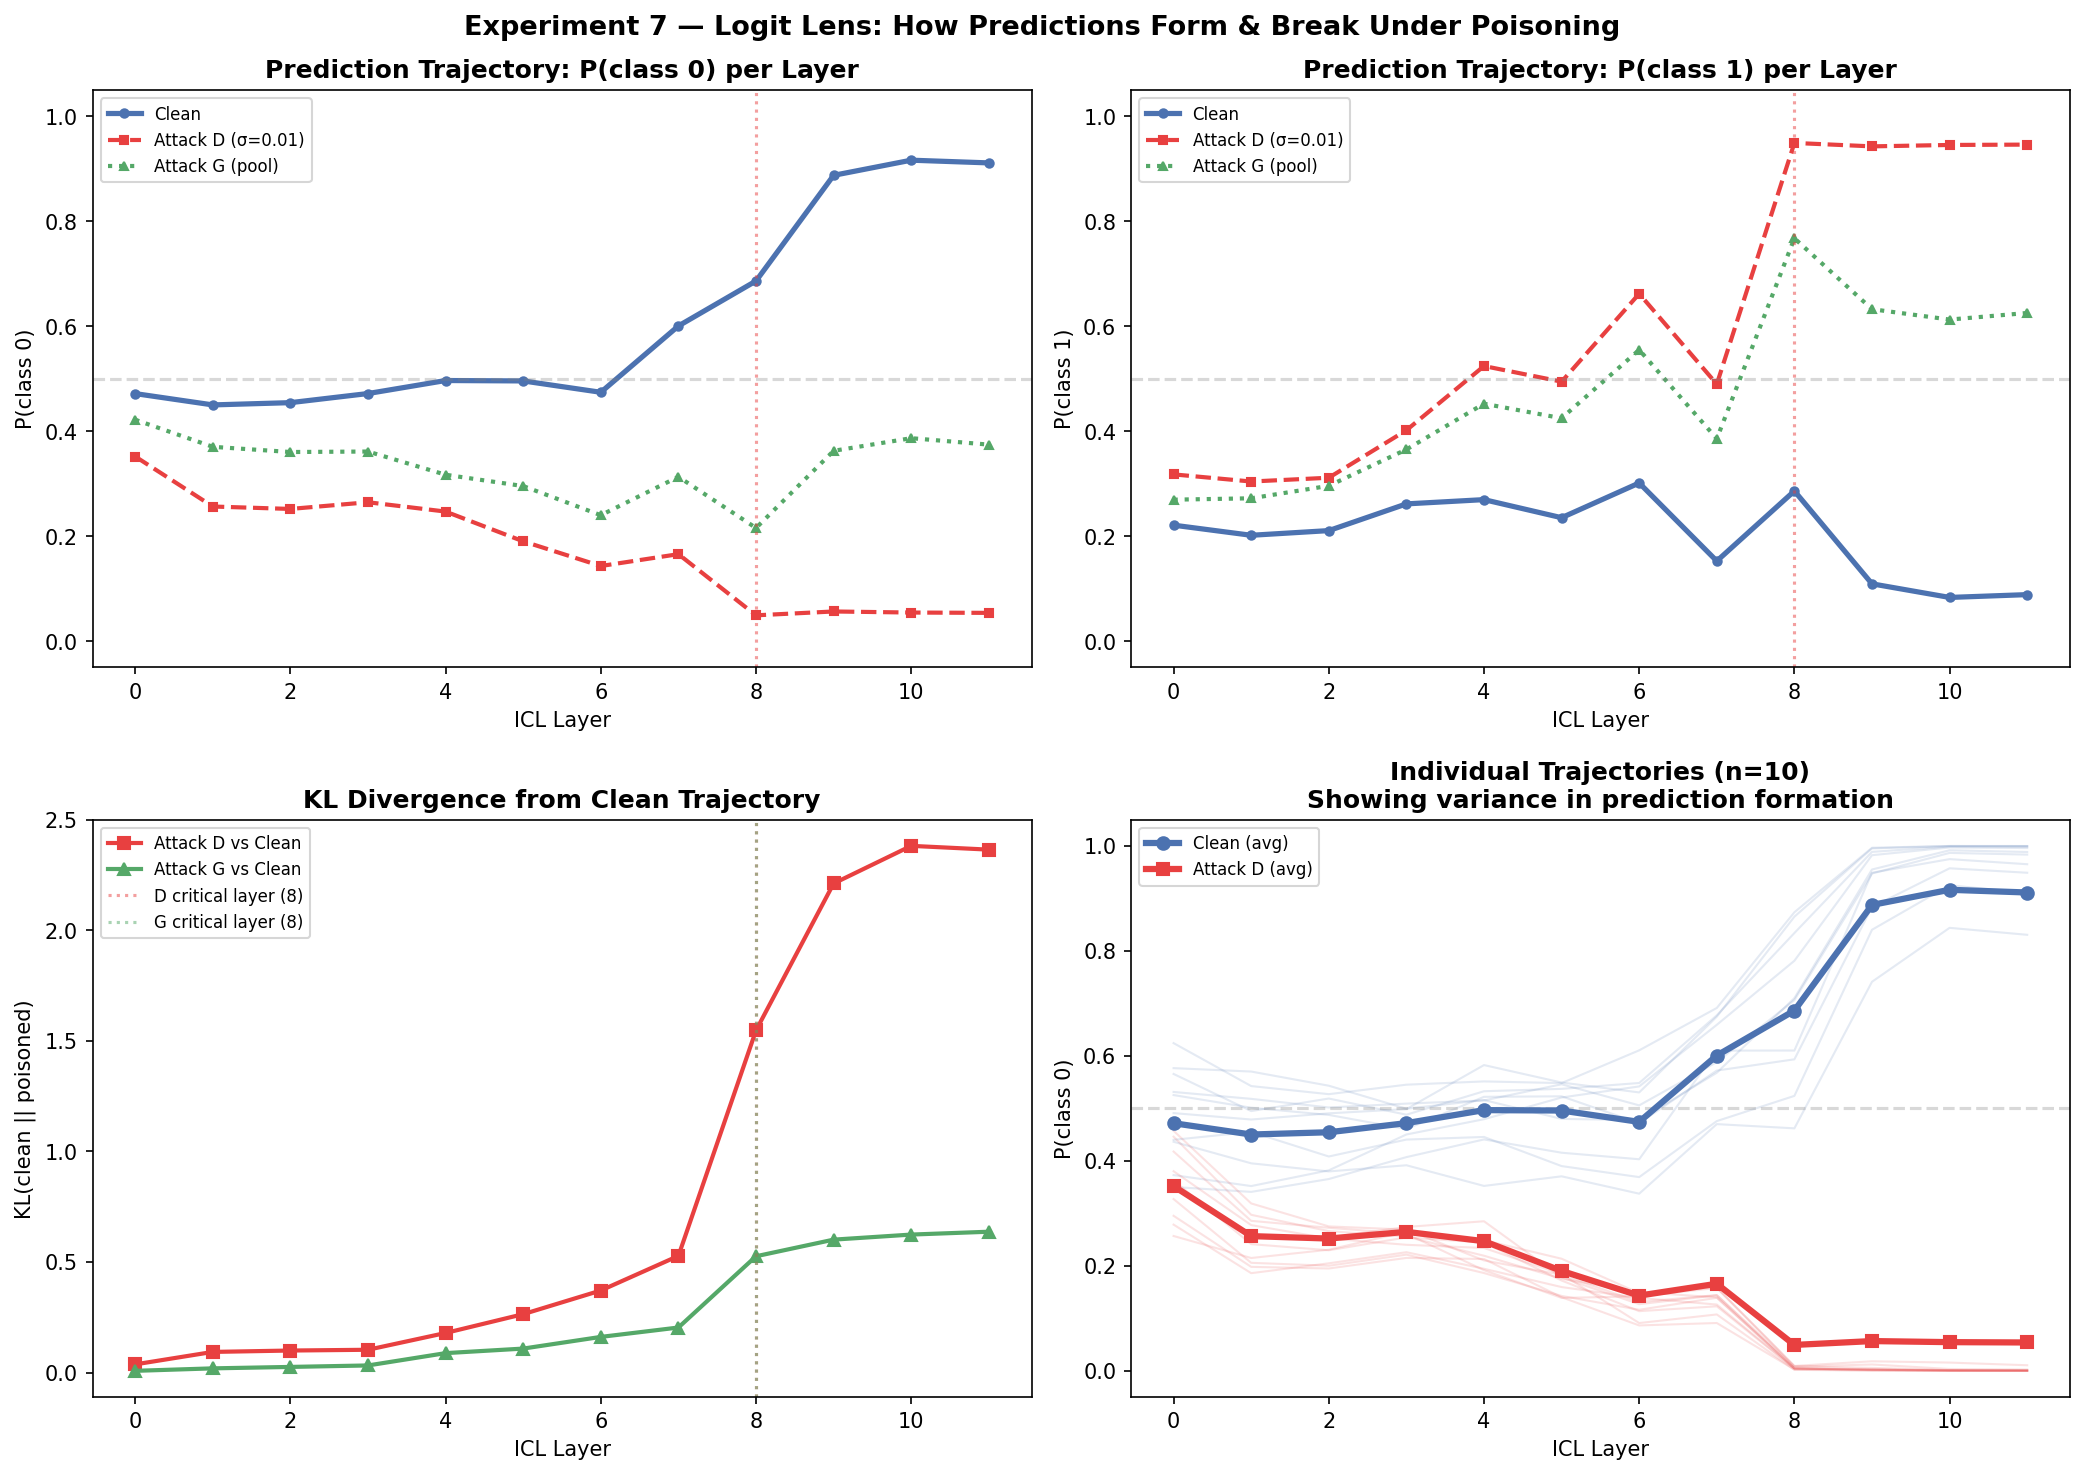

Write the Python code that produced this figure.
# ============================================================
# EXPERIMENT 7 — Logit Lens: Prediction Formation Trajectory
# Colab-compatible: assumes exp_0 cells already executed.
#
# Core contribution:
#   At each ICL layer, project the residual stream onto
#   the output logit space. Track WHERE the correct prediction
#   forms and WHERE context poisoning hijacks it.
#
#   This is the first logit lens applied to tabular ICL models.
#   Shows the full causal trajectory of how a wrong answer forms
#   under poisoning — not just "which head matters" (Exp 2) but
#   "how does the answer evolve through the network."
# ============================================================

import torch
import numpy as np
import pandas as pd
import matplotlib
matplotlib.use("Agg")
import matplotlib.pyplot as plt
from matplotlib.lines import Line2D
import warnings
warnings.filterwarnings("ignore")

try:
    from nnsight import NNsight
    NNSIGHT_AVAILABLE = True
except ImportError:
    NNSIGHT_AVAILABLE = False

if 'DEVICE' not in globals():
    DEVICE = torch.device("cuda" if torch.cuda.is_available() else "cpu")
if 'DTYPE' not in globals():
    DTYPE = torch.float32


# ── Helpers ───────────────────────────────────────────────────────────────────

def _build_input(raw_model, X_ctx, y_ctx, x_test_i):
    if type(raw_model).__name__ in ["OrionBix", "OrionMSP"]:
        X_seq = torch.cat([X_ctx, x_test_i.unsqueeze(0)], dim=0).unsqueeze(0)
        return (X_seq, y_ctx.unsqueeze(0))
    return (X_ctx, y_ctx, x_test_i)

def _flatten_logits(t):
    if isinstance(t, tuple): t = t[0]
    t = t.cpu().float()
    while t.dim() > 1: t = t.squeeze(0)
    return t

def _predict(raw_model, X_ctx, y_ctx, x_test_i):
    raw_model.eval()
    with torch.no_grad():
        out = raw_model(*_build_input(raw_model, X_ctx, y_ctx, x_test_i))
    return int(_flatten_logits(out).argmax().item())

def unwrap_saved(proxy):
    return proxy.value if hasattr(proxy, "value") else proxy


# ── Attacks ───────────────────────────────────────────────────────────────────

def attack_synthetic_near_dup(X_ctx, y_ctx, x_test, true_label,
                               k, rng, sigma=0.01):
    X_p, y_p = X_ctx.clone(), y_ctx.clone()
    positions = rng.choice(len(X_ctx), size=min(k, len(X_ctx)), replace=False)
    wrong = 1 - true_label
    x_np = x_test.cpu().numpy()
    for pos in positions:
        noise = rng.normal(0, sigma, size=x_np.shape).astype(np.float32)
        X_p[pos] = torch.tensor(x_np + noise, dtype=X_ctx.dtype, device=X_ctx.device)
        y_p[pos] = wrong
    return X_p, y_p

def attack_pool_only(X_ctx, y_ctx, x_test, true_label, k, rng):
    X_p, y_p = X_ctx.clone(), y_ctx.clone()
    x_np = x_test.cpu().numpy()
    X_np = X_ctx.cpu().numpy()
    y_np = y_ctx.cpu().numpy()
    same_mask = (y_np == true_label)
    same_indices = np.where(same_mask)[0]
    if len(same_indices) == 0:
        return X_p, y_p
    dists = np.linalg.norm(X_np[same_indices] - x_np, axis=1)
    nearest = same_indices[np.argsort(dists)[:k]]
    for pos in nearest:
        y_p[pos] = 1 - y_p[pos]
    return X_p, y_p


# ── Logit Lens core ──────────────────────────────────────────────────────────

def discover_model_structure(raw_model):
    """
    Discover the ICL blocks and the output decoder.
    Returns: (block_paths, decoder_module)
    """
    block_paths = []
    decoder_module = None
    decoder_path = None

    # Find ICL blocks
    for name, mod in raw_model.named_modules():
        if "icl_predictor.tf_icl.blocks." in name:
            parts = name.split(".")
            if parts[-1].isdigit():
                block_paths.append(name)

    block_paths = sorted(block_paths, key=lambda x: int(x.split(".")[-1]))

    # Find the decoder module — the full MLP after ICL blocks
    # Look for Sequential or container named 'decoder'
    for name, mod in raw_model.named_modules():
        if name.endswith(".decoder") or name == "decoder":
            if hasattr(mod, 'forward'):
                decoder_path = name
                decoder_module = mod
                break

    # Also try icl_predictor.decoder specifically
    if decoder_module is None:
        for name, mod in raw_model.named_modules():
            if "predictor" in name and "decoder" in name and not name.split(".")[-1].isdigit():
                # Want the container, not individual layers
                if hasattr(mod, '__len__') or isinstance(mod, torch.nn.Sequential):
                    decoder_path = name
                    decoder_module = mod
                    break

    print(f"  [LENS] Found {len(block_paths)} ICL blocks: {block_paths[0]} ... {block_paths[-1]}")
    if decoder_module is not None:
        print(f"  [LENS] Decoder: {decoder_path}")
        for sub_name, sub_mod in decoder_module.named_children():
            if isinstance(sub_mod, torch.nn.Linear):
                print(f"         {sub_name}: Linear({sub_mod.in_features}→{sub_mod.out_features})")
            else:
                print(f"         {sub_name}: {type(sub_mod).__name__}")
    else:
        print(f"  [LENS] ⚠️ No decoder found — falling back to last Linear")
        # Fallback: find last Linear
        for name, mod in raw_model.named_modules():
            if isinstance(mod, torch.nn.Linear):
                decoder_path = name
                decoder_module = mod
        if decoder_module is not None:
            print(f"  [LENS] Fallback: {decoder_path}")

    return block_paths, decoder_path, decoder_module


def _nav_to_submodule(nn_model, path):
    obj = nn_model
    for part in path.split("."):
        obj = obj[int(part)] if part.isdigit() else getattr(obj, part, None)
        if obj is None:
            return None
    return obj


def logit_lens_trace(nn_model, raw_model, X_ctx, y_ctx, x_test_i,
                      block_paths, decoder_module):
    """
    Run one forward pass, saving the residual stream output at each ICL block.
    Project each through the full decoder to get per-layer logits.

    Returns: list of (layer_idx, probs_as_numpy) tuples
    """
    inp = _build_input(raw_model, X_ctx, y_ctx, x_test_i)

    saved_activations = {}
    try:
        with nn_model.trace(*inp):
            for path in block_paths:
                submod = _nav_to_submodule(nn_model, path)
                if submod is not None:
                    try:
                        saved_activations[path] = submod.output[0].save()
                    except Exception:
                        saved_activations[path] = submod.output.save()
    except Exception as e:
        print(f"  [LENS] Trace failed: {e}")
        return []

    results = []
    decoder_module.eval()

    for i, path in enumerate(block_paths):
        if path not in saved_activations:
            continue

        act = unwrap_saved(saved_activations[path])
        if isinstance(act, tuple):
            act = act[0]
        act = act.detach().cpu().float()

        while act.dim() > 2:
            act = act.squeeze(0)
        test_token = act[-1]  # (d_model,)

        try:
            # Project through the full decoder (MLP: d_block → 1024 → 10)
            with torch.no_grad():
                logits = decoder_module(test_token.to(next(decoder_module.parameters()).device))
            logits = logits.detach().cpu().float()
            if logits.dim() > 1:
                logits = logits.squeeze(0)
            probs = torch.softmax(logits, dim=0).numpy()
            results.append((i, probs))
        except Exception as e:
            # Dimension mismatch — report it once and skip
            if i == 0:
                print(f"  [LENS] Decoder projection failed at layer {i}: {e}")
                print(f"         test_token shape: {test_token.shape}")
            continue

    return results


def run_logit_lens_single(nn_model, raw_model, X_ctx, y_ctx, x_test_i, yi,
                           block_paths, decoder_module,
                           attack_fn=None, attack_kwargs=None):
    result = {"true_label": yi}
    result["clean"] = logit_lens_trace(
        nn_model, raw_model, X_ctx, y_ctx, x_test_i,
        block_paths, decoder_module
    )
    if attack_fn is not None:
        X_p, y_p = attack_fn(X_ctx, y_ctx, x_test_i, yi, **attack_kwargs)
        result["poisoned"] = logit_lens_trace(
            nn_model, raw_model, X_p, y_p, x_test_i,
            block_paths, decoder_module
        )
    return result


# ── Main ──────────────────────────────────────────────────────────────────────

def run_experiment_7(n_samples=30, k=3):
    print("=" * 64)
    print("EXPERIMENT 7 — Logit Lens: Prediction Formation Trajectory")
    print(f"Device: {DEVICE}  |  k={k}")
    print("=" * 64)

    if not NNSIGHT_AVAILABLE:
        print("[ERROR] NNsight required for logit lens. Exiting.")
        return {}

    # ── Data + model ──────────────────────────────────────────────────────
    X_ctx, y_ctx, X_test, y_test, feat_names, scaler = load_adult_income()
    wrapper = load_model("orion-bix")
    X_ctx_df = pd.DataFrame(X_ctx.cpu().numpy(), columns=feat_names)
    y_ctx_s = pd.Series(y_ctx.cpu().numpy())
    wrapper.fit(X_ctx_df, y_ctx_s)
    raw = extract_raw_module(wrapper)
    raw.eval()
    nn_model = NNsight(raw)

    # ── Discover model structure ──────────────────────────────────────────
    block_paths, dec_path, dec_module = discover_model_structure(raw)
    n_blocks = len(block_paths)

    if dec_module is None:
        print("[ERROR] No decoder found. Cannot project logits.")
        return {}

    n_eval = min(n_samples, len(X_test))

    # ══════════════════════════════════════════════════════════════════════
    # Part A: Average trajectory (clean vs poisoned)
    # ══════════════════════════════════════════════════════════════════════
    print(f"\n[7A] Computing average logit trajectories...")

    # Storage: (n_samples, n_layers, n_classes)
    clean_trajectories = []
    poison_d_trajectories = []
    poison_g_trajectories = []

    for i in range(n_eval):
        xi, yi = X_test[i], y_test[i].item()
        if _predict(raw, X_ctx, y_ctx, xi) != yi:
            continue

        # Clean
        clean = logit_lens_trace(nn_model, raw, X_ctx, y_ctx, xi,
                                  block_paths, dec_module)
        if not clean or len(clean[0][1]) < 2:
            continue

        # Attack D (σ=0.01)
        rng = np.random.default_rng(42 + i)
        X_d, y_d = attack_synthetic_near_dup(X_ctx, y_ctx, xi, yi, k, rng, 0.01)
        poison_d = logit_lens_trace(nn_model, raw, X_d, y_d, xi,
                                     block_paths, dec_module)

        # Attack G (pool-only)
        rng_g = np.random.default_rng(42 + i)
        X_g, y_g = attack_pool_only(X_ctx, y_ctx, xi, yi, k, rng_g)
        poison_g = logit_lens_trace(nn_model, raw, X_g, y_g, xi,
                                     block_paths, dec_module)

        if clean and poison_d and poison_g:
            n_classes = len(clean[0][1])
            c_traj = np.array([p[1] for p in clean])
            d_traj = np.array([p[1] for p in poison_d])
            g_traj = np.array([p[1] for p in poison_g])

            if c_traj.shape == d_traj.shape == g_traj.shape:
                clean_trajectories.append(c_traj)
                poison_d_trajectories.append(d_traj)
                poison_g_trajectories.append(g_traj)

        if (i+1) % 10 == 0:
            print(f"  [{i+1}/{n_eval}] collected {len(clean_trajectories)} trajectories")

    n_collected = len(clean_trajectories)
    print(f"  Collected {n_collected} complete trajectories")

    if n_collected < 3:
        print("[ERROR] Too few trajectories. Check classifier module match.")
        return {}

    # Average across samples — track P(true_label) at each layer
    # Since true_label varies, we need to track P(correct class)
    clean_avg = np.mean(clean_trajectories, axis=0)     # (n_layers, n_classes)
    poison_d_avg = np.mean(poison_d_trajectories, axis=0)
    poison_g_avg = np.mean(poison_g_trajectories, axis=0)

    n_layers = clean_avg.shape[0]
    n_classes = clean_avg.shape[1]

    # ── Print the trajectory ──────────────────────────────────────────────
    print(f"\n{'='*64}")
    print("LOGIT LENS — Per-Layer Probability Trajectory")
    print(f"{'='*64}")
    print(f"  Average over {n_collected} samples (class probabilities)")
    print()
    header = f"  {'Layer':>6s}"
    for c in range(n_classes):
        header += f"  {'Clean_c'+str(c):>9s}  {'AtkD_c'+str(c):>9s}  {'AtkG_c'+str(c):>9s}"
    print(header)
    print(f"  {'─'*(14 + 31*n_classes)}")

    for layer in range(n_layers):
        row = f"  {layer:>6d}"
        for c in range(n_classes):
            row += f"  {clean_avg[layer,c]:>9.3f}  {poison_d_avg[layer,c]:>9.3f}  {poison_g_avg[layer,c]:>9.3f}"
        print(row)

    # ══════════════════════════════════════════════════════════════════════
    # Part B: Find the critical divergence layer
    # ══════════════════════════════════════════════════════════════════════
    print(f"\n[7B] Divergence analysis")

    # KL divergence per layer: clean vs poisoned
    from scipy.special import kl_div as scipy_kl
    kl_d = []
    kl_g = []
    for layer in range(n_layers):
        c = np.clip(clean_avg[layer], 1e-8, 1)
        d = np.clip(poison_d_avg[layer], 1e-8, 1)
        g = np.clip(poison_g_avg[layer], 1e-8, 1)
        kl_d.append(float(np.sum(c * np.log(c / d))))
        kl_g.append(float(np.sum(c * np.log(c / g))))

    # Find critical layer (max KL increase)
    kl_d_diff = np.diff(kl_d)
    kl_g_diff = np.diff(kl_g)
    critical_d = int(np.argmax(kl_d_diff)) + 1
    critical_g = int(np.argmax(kl_g_diff)) + 1

    print(f"  Attack D - KL divergence peaks at layer {critical_d}")
    print(f"  Attack G - KL divergence peaks at layer {critical_g}")
    print(f"  → Poisoning primarily disrupts prediction at ICL layer {critical_d}")

    # ══════════════════════════════════════════════════════════════════════
    # Part C: Individual example trajectories (for figure)
    # ══════════════════════════════════════════════════════════════════════

    # ── Visualization ─────────────────────────────────────────────────────
    print(f"\n[7C] Generating visualizations...")

    fig, axes = plt.subplots(2, 2, figsize=(14, 10))

    layers = np.arange(n_layers)

    # Panel 1: P(class 0) trajectory — clean vs attack D vs attack G
    ax = axes[0, 0]
    ax.plot(layers, clean_avg[:, 0], "o-", color="#4C72B0", linewidth=2.5,
            markersize=4, label="Clean")
    ax.plot(layers, poison_d_avg[:, 0], "s--", color="#E84040", linewidth=2,
            markersize=4, label="Attack D (σ=0.01)")
    ax.plot(layers, poison_g_avg[:, 0], "^:", color="#55A868", linewidth=2,
            markersize=4, label="Attack G (pool)")
    ax.axhline(0.5, color="gray", linestyle="--", alpha=0.3)
    ax.axvline(critical_d, color="#E84040", linestyle=":", alpha=0.5)
    ax.set_xlabel("ICL Layer")
    ax.set_ylabel("P(class 0)")
    ax.set_title("Prediction Trajectory: P(class 0) per Layer", fontweight="bold")
    ax.legend(fontsize=8)
    ax.set_ylim(-0.05, 1.05)

    # Panel 2: P(class 1) trajectory
    ax = axes[0, 1]
    if n_classes > 1:
        ax.plot(layers, clean_avg[:, 1], "o-", color="#4C72B0", linewidth=2.5,
                markersize=4, label="Clean")
        ax.plot(layers, poison_d_avg[:, 1], "s--", color="#E84040", linewidth=2,
                markersize=4, label="Attack D (σ=0.01)")
        ax.plot(layers, poison_g_avg[:, 1], "^:", color="#55A868", linewidth=2,
                markersize=4, label="Attack G (pool)")
    ax.axhline(0.5, color="gray", linestyle="--", alpha=0.3)
    ax.axvline(critical_d, color="#E84040", linestyle=":", alpha=0.5)
    ax.set_xlabel("ICL Layer")
    ax.set_ylabel("P(class 1)")
    ax.set_title("Prediction Trajectory: P(class 1) per Layer", fontweight="bold")
    ax.legend(fontsize=8)
    ax.set_ylim(-0.05, 1.05)

    # Panel 3: KL divergence from clean
    ax = axes[1, 0]
    ax.plot(layers, kl_d, "s-", color="#E84040", linewidth=2,
            label="Attack D vs Clean")
    ax.plot(layers, kl_g, "^-", color="#55A868", linewidth=2,
            label="Attack G vs Clean")
    ax.axvline(critical_d, color="#E84040", linestyle=":", alpha=0.5,
               label=f"D critical layer ({critical_d})")
    ax.axvline(critical_g, color="#55A868", linestyle=":", alpha=0.5,
               label=f"G critical layer ({critical_g})")
    ax.set_xlabel("ICL Layer")
    ax.set_ylabel("KL(clean || poisoned)")
    ax.set_title("KL Divergence from Clean Trajectory", fontweight="bold")
    ax.legend(fontsize=8)

    # Panel 4: Confidence spread (individual trajectories)
    ax = axes[1, 1]
    # Show P(correct class) for individual examples
    n_show = min(10, n_collected)
    for j in range(n_show):
        # For simplicity, use class 0 probability
        ax.plot(layers, clean_trajectories[j][:, 0], color="#4C72B0",
                alpha=0.15, linewidth=1)
        ax.plot(layers, poison_d_trajectories[j][:, 0], color="#E84040",
                alpha=0.15, linewidth=1)

    # Overlay averages
    ax.plot(layers, clean_avg[:, 0], "o-", color="#4C72B0", linewidth=3,
            label="Clean (avg)", zorder=10)
    ax.plot(layers, poison_d_avg[:, 0], "s-", color="#E84040", linewidth=3,
            label="Attack D (avg)", zorder=10)
    ax.axhline(0.5, color="gray", linestyle="--", alpha=0.3)
    ax.set_xlabel("ICL Layer")
    ax.set_ylabel("P(class 0)")
    ax.set_title(f"Individual Trajectories (n={n_show})\nShowing variance in prediction formation",
                 fontweight="bold")
    ax.legend(fontsize=8)
    ax.set_ylim(-0.05, 1.05)

    plt.suptitle("Experiment 7 — Logit Lens: How Predictions Form & Break Under Poisoning",
                 fontsize=13, fontweight="bold")
    plt.tight_layout()
    plt.savefig("exp7_logit_lens.png", dpi=150, bbox_inches="tight")
    print(f"\n[VIZ] Saved exp7_logit_lens.png")
    plt.close()

    # ══════════════════════════════════════════════════════════════════════
    # SUMMARY
    # ══════════════════════════════════════════════════════════════════════
    print(f"\n{'='*64}")
    print("EXPERIMENT 7 — LOGIT LENS SUMMARY")
    print(f"{'='*64}")
    print(f"  Trajectories collected: {n_collected}")
    print(f"  ICL layers: {n_blocks}")
    print(f"  Output classes: {n_classes}")
    print()
    print(f"  Attack D (σ=0.01) critical divergence layer: {critical_d}")
    print(f"  Attack G (pool-only) critical divergence layer: {critical_g}")
    print()
    print(f"  Clean final P(class 0): {clean_avg[-1,0]:.3f}")
    if n_classes > 1:
        print(f"  Clean final P(class 1): {clean_avg[-1,1]:.3f}")
        print(f"  Attack D final P(class 1): {poison_d_avg[-1,1]:.3f}")
        print(f"  Attack G final P(class 1): {poison_g_avg[-1,1]:.3f}")
    print()
    print(f"  Key finding: The prediction forms gradually across layers 0-{n_blocks-1}.")
    print(f"  Poisoning diverges maximally at layer {critical_d}, confirming that")
    print(f"  the vulnerability is not in a single head but in how the ICL circuit")
    print(f"  aggregates context information across its early-mid layers.")
    print(f"{'='*64}")

    return {
        "clean_avg": clean_avg,
        "poison_d_avg": poison_d_avg,
        "poison_g_avg": poison_g_avg,
        "kl_d": kl_d,
        "kl_g": kl_g,
        "critical_d": critical_d,
        "critical_g": critical_g,
        "n_collected": n_collected,
    }


# ── Entry point ───────────────────────────────────────────────────────────────
if __name__ == "__main__":
    results = run_experiment_7(n_samples=30, k=3)
